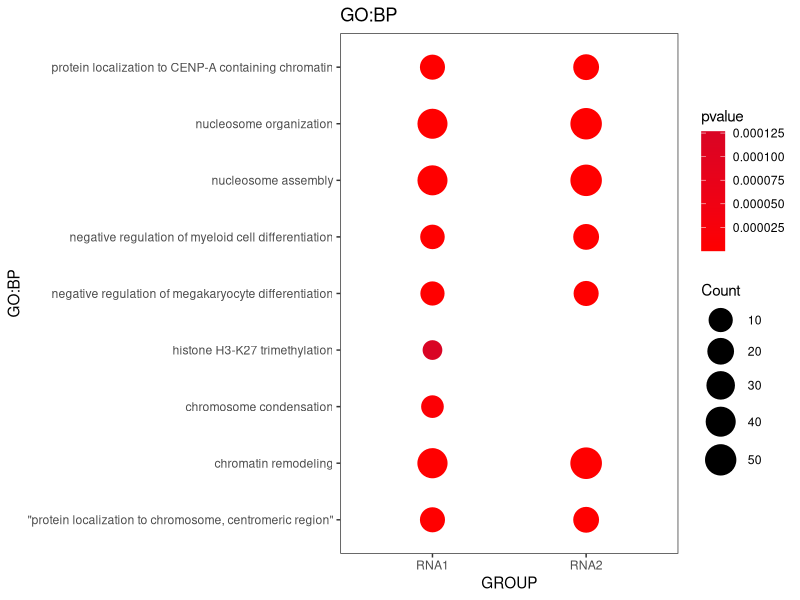
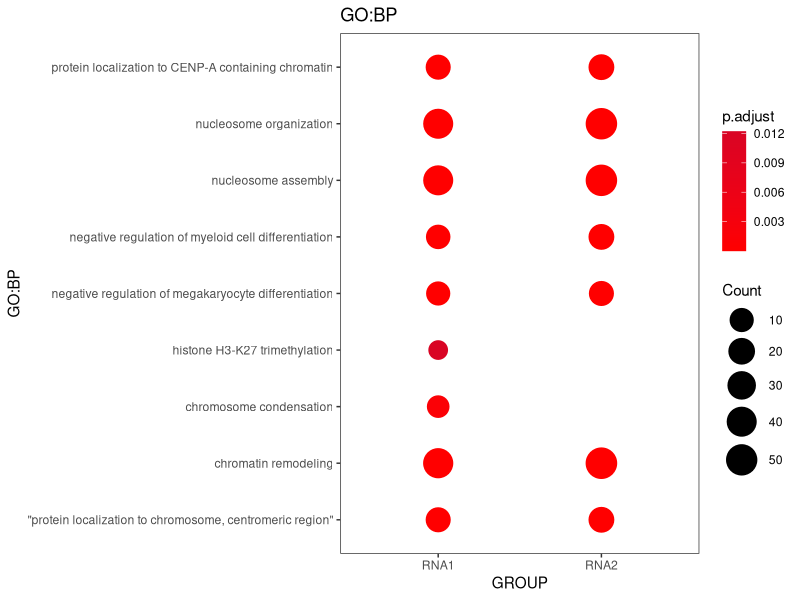
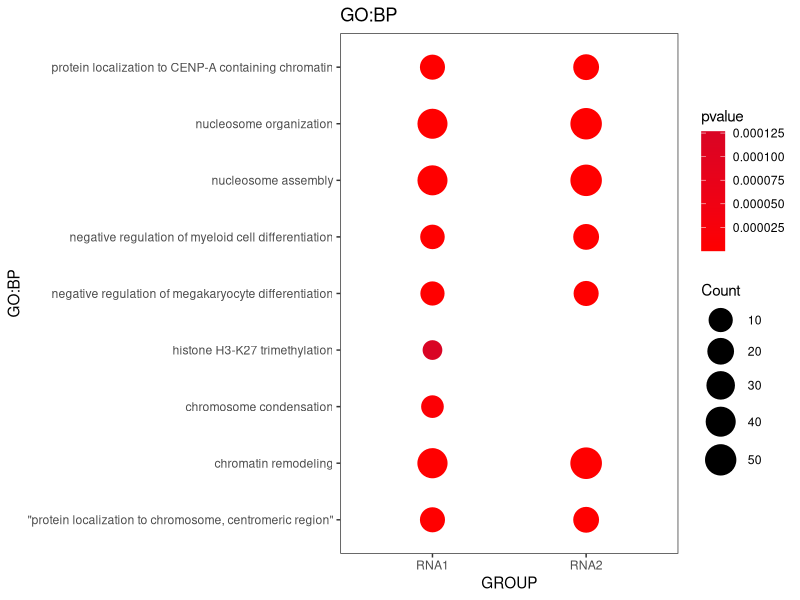
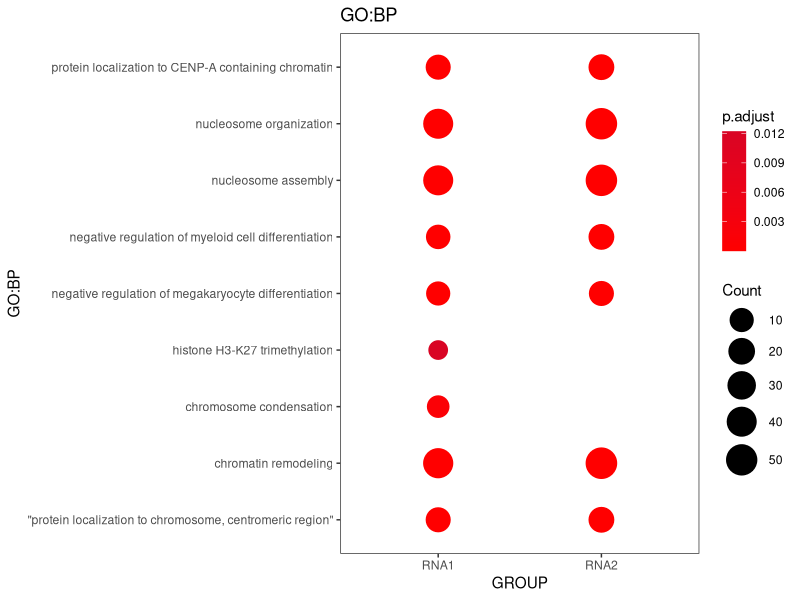

Recreate these plots in R, in order.
library(tidyverse)
library(ggplot2)

GO = read.table("RNA1_RNA2_UP_GO_selected.txt",header=TRUE,sep="\t",quote = "")  #读取第1部分enrichGO分析输出的文件eG。

View(GO)


#计算Enrichment Factor
GO <- separate(data=GO, col=GeneRatio,into = c("GR1", "GR2"), sep = "/") 
GO <- separate(data=GO, col=BgRatio, into = c("BR1", "BR2"), sep = "/") 
GO <- mutate(GO, enrichment_factor = (as.numeric(GR1)/as.numeric(GR2))/(as.numeric(BR1)/as.numeric(BR2))) 



# pvalue
p1 <- ggplot(GO,aes(Group,Description)) +  
  geom_point(aes(size=Count,color=pvalue)) +  
  
  # 比例大小--缩放
  scale_size("Count",range=c(6,10))+
  #scale_color_gradient(low="red",high = "green") +  
  # scale_color_gradient(low = '#d90424', high = '#374a89')+
  scale_color_gradient(low = 'red',high="#d90424")+
  labs(color="pvalue",size="Count", shape="Group",x="GROUP",y="GO:BP",title="GO:BP") +  
  theme_bw()+
  theme(panel.grid=element_blank())
  
p1
?ggsave
ggsave("RNA1_RNA2_UP_GO_combine_pvalue.pdf", width = 6, height = 5)

# p.adjust
p <- ggplot(GO,aes(Group,Description)) +  
  geom_point(aes(size=Count,color=p.adjust)) +  
  
  # 比例大小--缩放
  scale_size("Count",range=c(6,10))+
  #scale_color_gradient(low="red",high = "green") +  
  #scale_color_gradient(low = '#d90424', high = '#374a89')+
  scale_color_gradient(low = 'red',high="#d90424")+
  labs(color="p.adjust",size="Count", shape="Group",x="GROUP",y="GO:BP",title="GO:BP") +  
  theme_bw()+
  theme(panel.grid=element_blank())
p


ggsave("RNA1_RNA2_UP_GO_combine_padjust.pdf", width = 6, height = 5)






#===============================================================================
